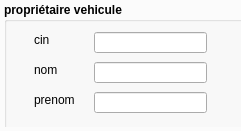
                      <widget class="QGroupBox" name="groupBox_8">
                       <property name="geometry">
                        <rect>
                         <x>0</x>
                         <y>0</y>
                         <width>241</width>
                         <height>131</height>
                        </rect>
                       </property>
                       <property name="font">
                        <font>
                         <weight>75</weight>
                         <bold>true</bold>
                        </font>
                       </property>
                       <property name="title">
                        <string>propriétaire vehicule</string>
                       </property>
                       <widget class="QLabel" name="label_44">
                        <property name="geometry">
                         <rect>
                          <x>30</x>
                          <y>50</y>
                          <width>55</width>
                          <height>16</height>
                         </rect>
                        </property>
                        <property name="text">
                         <string>nom</string>
                        </property>
                       </widget>
                       <widget class="QLabel" name="label_45">
                        <property name="geometry">
                         <rect>
                          <x>30</x>
                          <y>80</y>
                          <width>55</width>
                          <height>16</height>
                         </rect>
                        </property>
                        <property name="text">
                         <string>prenom</string>
                        </property>
                       </widget>
                       <widget class="QLineEdit" name="lineEdit_29">
                        <property name="geometry">
                         <rect>
                          <x>90</x>
                          <y>50</y>
                          <width>113</width>
                          <height>21</height>
                         </rect>
                        </property>
                       </widget>
                       <widget class="QLineEdit" name="lineEdit_30">
                        <property name="geometry">
                         <rect>
                          <x>90</x>
                          <y>80</y>
                          <width>113</width>
                          <height>21</height>
                         </rect>
                        </property>
                       </widget>
                       <widget class="QTabWidget" name="tabWidget_7">
                        <property name="geometry">
                         <rect>
                          <x>-490</x>
                          <y>-120</y>
                          <width>801</width>
                          <height>571</height>
                         </rect>
                        </property>
                        <property name="currentIndex">
                         <number>0</number>
                        </property>
                        <widget class="QWidget" name="tab_23">
                         <attribute name="title">
                          <string>réception des véhicules</string>
                         </attribute>
                         <widget class="QLabel" name="label_46">
                          <property name="geometry">
                           <rect>
                            <x>20</x>
                            <y>100</y>
                            <width>111</width>
                            <height>16</height>
                           </rect>
                          </property>
                          <property name="font">
                           <font>
                            <pointsize>10</pointsize>
                            <weight>50</weight>
                            <bold>false</bold>
                           </font>
                          </property>
                          <property name="text">
                           <string>matricule </string>
                          </property>
                         </widget>
                         <widget class="QLabel" name="label_47">
                          <property name="geometry">
                           <rect>
                            <x>20</x>
                            <y>130</y>
                            <width>71</width>
                            <height>16</height>
                           </rect>
                          </property>
                          <property name="font">
                           <font>
                            <pointsize>10</pointsize>
                            <weight>50</weight>
                            <bold>false</bold>
                           </font>
                          </property>
                          <property name="text">
                           <string>couleur </string>
                          </property>
                         </widget>
                         <widget class="QLabel" name="label_48">
                          <property name="geometry">
                           <rect>
                            <x>20</x>
                            <y>170</y>
                            <width>181</width>
                            <height>21</height>
                           </rect>
                          </property>
                          <property name="font">
                           <font>
                            <pointsize>10</pointsize>
                            <weight>50</weight>
                            <bold>false</bold>
                           </font>
                          </property>
                          <property name="text">
                           <string>modele du véhicules</string>
                          </property>
                         </widget>
                         <widget class="QLineEdit" name="lineEdit_31">
                          <property name="geometry">
                           <rect>
                            <x>100</x>
                            <y>100</y>
                            <width>113</width>
                            <height>22</height>
                           </rect>
                          </property>
                         </widget>
                         <widget class="QLineEdit" name="lineEdit_32">
                          <property name="geometry">
                           <rect>
                            <x>180</x>
                            <y>170</y>
                            <width>181</width>
                            <height>22</height>
                           </rect>
                          </property>
                         </widget>
                         <widget class="QLineEdit" name="lineEdit_33">
                          <property name="geometry">
                           <rect>
                            <x>100</x>
                            <y>130</y>
                            <width>113</width>
                            <height>22</height>
                           </rect>
                          </property>
                         </widget>
                         <widget class="QLabel" name="label_49">
                          <property name="geometry">
                           <rect>
                            <x>320</x>
                            <y>20</y>
                            <width>111</width>
                            <height>16</height>
                           </rect>
                          </property>
                          <property name="font">
                           <font>
                            <pointsize>12</pointsize>
                            <weight>75</weight>
                            <bold>true</bold>
                           </font>
                          </property>
                          <property name="text">
                           <string>VEHICULE</string>
                          </property>
                         </widget>
                         <widget class="QLabel" name="label_50">
                          <property name="geometry">
                           <rect>
                            <x>20</x>
                            <y>200</y>
                            <width>181</width>
                            <height>21</height>
                           </rect>
                          </property>
                          <property name="font">
                           <font>
                            <pointsize>10</pointsize>
                            <weight>50</weight>
                            <bold>false</bold>
                           </font>
                          </property>
                          <property name="text">
                           <string>L'année de fabrication</string>
                          </property>
                         </widget>
                         <widget class="QDateEdit" name="dateEdit_5">
                          <property name="geometry">
                           <rect>
                            <x>190</x>
                            <y>200</y>
                            <width>141</width>
                            <height>22</height>
                           </rect>
                          </property>
                         </widget>
                         <widget class="QPushButton" name="pushButton_17">
                          <property name="geometry">
                           <rect>
                            <x>32</x>
                            <y>250</y>
                            <width>111</width>
                            <height>28</height>
                           </rect>
                          </property>
                          <property name="text">
                           <string>Ajouter vehicule</string>
                          </property>
                         </widget>
                         <widget class="QPushButton" name="pushButton_18">
                          <property name="geometry">
                           <rect>
                            <x>160</x>
                            <y>250</y>
                            <width>131</width>
                            <height>28</height>
                           </rect>
                          </property>
                          <property name="text">
                           <string>modifier vehicule</string>
                          </property>
                         </widget>
                         <widget class="QPushButton" name="pushButton_19">
                          <property name="geometry">
                           <rect>
                            <x>310</x>
                            <y>250</y>
                            <width>131</width>
                            <height>28</height>
                           </rect>
                          </property>
                          <property name="text">
                           <string>supprimer vehicule</string>
                          </property>
                         </widget>
                         <widget class="QPushButton" name="pushButton_20">
                          <property name="geometry">
                           <rect>
                            <x>450</x>
                            <y>250</y>
                            <width>131</width>
                            <height>28</height>
                           </rect>
                          </property>
                          <property name="text">
                           <string>mettre a jour</string>
                          </property>
                         </widget>
                         <widget class="QGroupBox" name="groupBox_9">
                          <property name="geometry">
                           <rect>
                            <x>490</x>
                            <y>90</y>
                            <width>251</width>
                            <height>131</height>
                           </rect>
                          </property>
                          <property name="font">
                           <font>
                            <weight>75</weight>
                            <bold>true</bold>
                           </font>
                          </property>
                          <property name="title">
                           <string>propriétaire vehicule</string>
                          </property>
                          <widget class="QLabel" name="label_51">
                           <property name="geometry">
                            <rect>
                             <x>30</x>
                             <y>50</y>
                             <width>55</width>
                             <height>16</height>
                            </rect>
                           </property>
                           <property name="text">
                            <string>nom</string>
                           </property>
                          </widget>
                          <widget class="QLabel" name="label_52">
                           <property name="geometry">
                            <rect>
                             <x>30</x>
                             <y>80</y>
                             <width>55</width>
                             <height>16</height>
                            </rect>
                           </property>
                           <property name="text">
                            <string>prenom</string>
                           </property>
                          </widget>
                          <widget class="QLineEdit" name="lineEdit_34">
                           <property name="geometry">
                            <rect>
                             <x>90</x>
                             <y>50</y>
                             <width>113</width>
                             <height>21</height>
                            </rect>
                           </property>
                          </widget>
                          <widget class="QGroupBox" name="groupBox_10">
                           <property name="geometry">
                            <rect>
                             <x>0</x>
                             <y>0</y>
                             <width>251</width>
                             <height>131</height>
                            </rect>
                           </property>
                           <property name="font">
                            <font>
                             <weight>75</weight>
                             <bold>true</bold>
                            </font>
                           </property>
                           <property name="title">
                            <string>propriétaire vehicule</string>
                           </property>
                           <widget class="QLabel" name="label_53">
                            <property name="geometry">
                             <rect>
                              <x>30</x>
                              <y>50</y>
                              <width>55</width>
                              <height>16</height>
                             </rect>
                            </property>
                            <property name="text">
                             <string>nom</string>
                            </property>
                           </widget>
                           <widget class="QLabel" name="label_54">
                            <property name="geometry">
                             <rect>
                              <x>30</x>
                              <y>80</y>
                              <width>55</width>
                              <height>16</height>
                             </rect>
                            </property>
                            <property name="text">
                             <string>prenom</string>
                            </property>
                           </widget>
                           <widget class="QLineEdit" name="lineEdit_35">
                            <property name="geometry">
                             <rect>
                              <x>90</x>
                              <y>50</y>
                              <width>113</width>
                              <height>21</height>
                             </rect>
                            </property>
                           </widget>
                           <widget class="QLineEdit" name="lineEdit_36">
                            <property name="geometry">
                             <rect>
                              <x>90</x>
                              <y>80</y>
                              <width>113</width>
                              <height>21</height>
                             </rect>
                            </property>
                           </widget>
                           <widget class="QTabWidget" name="tabWidget_8">
                            <property name="geometry">
                             <rect>
                              <x>-490</x>
                              <y>-110</y>
                              <width>801</width>
                              <height>571</height>
                             </rect>
                            </property>
                            <property name="currentIndex">
                             <number>0</number>
                            </property>
                            <widget class="QWidget" name="tab_24">
                             <attribute name="title">
                              <string>réception des véhicules</string>
                             </attribute>
                             <widget class="QLabel" name="label_55">
                              <property name="geometry">
                               <rect>
                                <x>20</x>
                                <y>100</y>
                                <width>111</width>
                                <height>16</height>
                               </rect>
                              </property>
                              <property name="font">
                               <font>
                                <pointsize>10</pointsize>
                                <weight>50</weight>
                                <bold>false</bold>
                               </font>
                              </property>
                              <property name="text">
                               <string>matricule </string>
                              </property>
                             </widget>
                             <widget class="QLabel" name="label_56">
                              <property name="geometry">
                               <rect>
                                <x>20</x>
                                <y>130</y>
                                <width>71</width>
                                <height>16</height>
                               </rect>
                              </property>
                              <property name="font">
                               <font>
                                <pointsize>10</pointsize>
                                <weight>50</weight>
                                <bold>false</bold>
                               </font>
                              </property>
                              <property name="text">
                               <string>couleur </string>
                              </property>
                             </widget>
                             <widget class="QLabel" name="label_57">
                              <property name="geometry">
                               <rect>
                                <x>20</x>
                                <y>170</y>
                                <width>181</width>
                                <height>21</height>
                               </rect>
                              </property>
                              <property name="font">
                               <font>
                                <pointsize>10</pointsize>
                                <weight>50</weight>
                                <bold>false</bold>
                               </font>
                              </property>
                              <property name="text">
                               <string>modele du véhicules</string>
                              </property>
                             </widget>
                             <widget class="QLineEdit" name="lineEdit_37">
                              <property name="geometry">
                               <rect>
                                <x>100</x>
                                <y>100</y>
                                <width>113</width>
                                <height>22</height>
                               </rect>
                              </property>
                             </widget>
                             <widget class="QLineEdit" name="lineEdit_38">
                              <property name="geometry">
                               <rect>
                                <x>180</x>
                                <y>170</y>
                                <width>181</width>
                                <height>22</height>
                               </rect>
                              </property>
                             </widget>
                             <widget class="QLineEdit" name="lineEdit_39">
                              <property name="geometry">
                               <rect>
                                <x>100</x>
                                <y>130</y>
                                <width>113</width>
                                <height>22</height>
                               </rect>
                              </property>
                             </widget>
                             <widget class="QLabel" name="label_58">
                              <property name="geometry">
                               <rect>
                                <x>320</x>
                                <y>20</y>
                                <width>111</width>
                                <height>16</height>
                               </rect>
                              </property>
                              <property name="font">
                               <font>
                                <pointsize>12</pointsize>
                                <weight>75</weight>
                                <bold>true</bold>
                               </font>
                              </property>
                              <property name="text">
                               <string>VEHICULE</string>
                              </property>
                             </widget>
                             <widget class="QLabel" name="label_59">
                              <property name="geometry">
                               <rect>
                                <x>20</x>
                                <y>200</y>
                                <width>181</width>
                                <height>21</height>
                               </rect>
                              </property>
                              <property name="font">
                               <font>
                                <pointsize>10</pointsize>
                                <weight>50</weight>
                                <bold>false</bold>
                               </font>
                              </property>
                              <property name="text">
                               <string>L'année de fabrication</string>
                              </property>
                             </widget>
                             <widget class="QDateEdit" name="dateEdit_6">
                              <property name="geometry">
                               <rect>
                                <x>190</x>
                                <y>200</y>
                                <width>141</width>
                                <height>22</height>
                               </rect>
                              </property>
                             </widget>
                             <widget class="QPushButton" name="pushButton_21">
                              <property name="geometry">
                               <rect>
                                <x>32</x>
                                <y>250</y>
                                <width>111</width>
                                <height>28</height>
                               </rect>
                              </property>
                              <property name="text">
                               <string>Ajouter vehicule</string>
                              </property>
                             </widget>
                             <widget class="QPushButton" name="pushButton_22">
                              <property name="geometry">
                               <rect>
                                <x>160</x>
                                <y>250</y>
                                <width>131</width>
                                <height>28</height>
                               </rect>
                              </property>
                              <property name="text">
                               <string>modifier vehicule</string>
                              </property>
                             </widget>
                             <widget class="QPushButton" name="pushButton_23">
                              <property name="geometry">
                               <rect>
                                <x>310</x>
                                <y>250</y>
                                <width>131</width>
                                <height>28</height>
                               </rect>
                              </property>
                              <property name="text">
                               <string>supprimer vehicule</string>
                              </property>
                             </widget>
                             <widget class="QPushButton" name="pushButton_24">
                              <property name="geometry">
                               <rect>
                                <x>450</x>
                                <y>250</y>
                                <width>131</width>
                                <height>28</height>
                               </rect>
                              </property>
                              <property name="text">
                               <string>mettre a jour</string>
                              </property>
                             </widget>
                             <widget class="QGroupBox" name="groupBox_12">
                              <property name="geometry">
                               <rect>
                                <x>490</x>
                                <y>90</y>
                                <width>251</width>
                                <height>151</height>
                               </rect>
                              </property>
                              <property name="font">
                               <font>
                                <weight>75</weight>
                                <bold>true</bold>
                               </font>
                              </property>
                              <property name="title">
                               <string>propriétaire vehicule</string>
                              </property>
                              <widget class="QLabel" name="label_62">
                               <property name="geometry">
                                <rect>
                                 <x>30</x>
                                 <y>60</y>
                                 <width>55</width>
                                 <height>16</height>
                                </rect>
                               </property>
                               <property name="font">
                                <font>
                                 <weight>50</weight>
                                 <bold>false</bold>
                                </font>
                               </property>
                               <property name="text">
                                <string>nom</string>
                               </property>
                              </widget>
                              <widget class="QLabel" name="label_63">
                               <property name="geometry">
                                <rect>
                                 <x>30</x>
                                 <y>90</y>
                                 <width>55</width>
                                 <height>16</height>
                                </rect>
                               </property>
                               <property name="font">
                                <font>
                                 <weight>50</weight>
                                 <bold>false</bold>
                                </font>
                               </property>
                               <property name="text">
                                <string>prenom</string>
                               </property>
                              </widget>
                              <widget class="QLineEdit" name="lineEdit_41">
                               <property name="geometry">
                                <rect>
                                 <x>90</x>
                                 <y>60</y>
                                 <width>113</width>
                                 <height>21</height>
                                </rect>
                               </property>
                              </widget>
                              <widget class="QLineEdit" name="lineEdit_42">
                               <property name="geometry">
                                <rect>
                                 <x>90</x>
                                 <y>90</y>
                                 <width>113</width>
                                 <height>21</height>
                                </rect>
                               </property>
                              </widget>
                              <widget class="QLabel" name="label_64">
                               <property name="geometry">
                                <rect>
                                 <x>30</x>
                                 <y>30</y>
                                 <width>55</width>
                                 <height>16</height>
                                </rect>
                               </property>
                               <property name="font">
                                <font>
                                 <weight>50</weight>
                                 <bold>false</bold>
                                </font>
                               </property>
                               <property name="text">
                                <string>cin</string>
                               </property>
                              </widget>
                              <widget class="QLineEdit" name="lineEdit_43">
                               <property name="geometry">
                                <rect>
                                 <x>90</x>
                                 <y>30</y>
                                 <width>113</width>
                                 <height>21</height>
                                </rect>
                               </property>
                              </widget>
                             </widget>
                            </widget>
                            <widget class="QWidget" name="tab_25">
                             <attribute name="title">
                              <string>organisation du stock</string>
                             </attribute>
                            </widget>
                            <widget class="QWidget" name="tab_26">
                             <attribute name="title">
                              <string>Statistiques</string>
                             </attribute>
                            </widget>
                            <widget class="QWidget" name="tab_27">
                             <attribute name="title">
                              <string>Diagnostique</string>
                             </attribute>
                            </widget>
                            <widget class="QWidget" name="tab_28">
                             <attribute name="title">
                              <string>atelier</string>
                             </attribute>
                            </widget>
                           </widget>
                          </widget>
                         </widget>
                        </widget>
                        <widget class="QWidget" name="tab_29">
                         <attribute name="title">
                          <string>organisation du stock</string>
                         </attribute>
                        </widget>
                        <widget class="QWidget" name="tab_30">
                         <attribute name="title">
                          <string>Statistiques</string>
                         </attribute>
                        </widget>
                        <widget class="QWidget" name="tab_31">
                         <attribute name="title">
                          <string>Diagnostique</string>
                         </attribute>
                        </widget>
                        <widget class="QWidget" name="tab_32">
                         <attribute name="title">
                          <string>atelier</string>
                         </attribute>
                        </widget>
                       </widget>
                      </widget>
